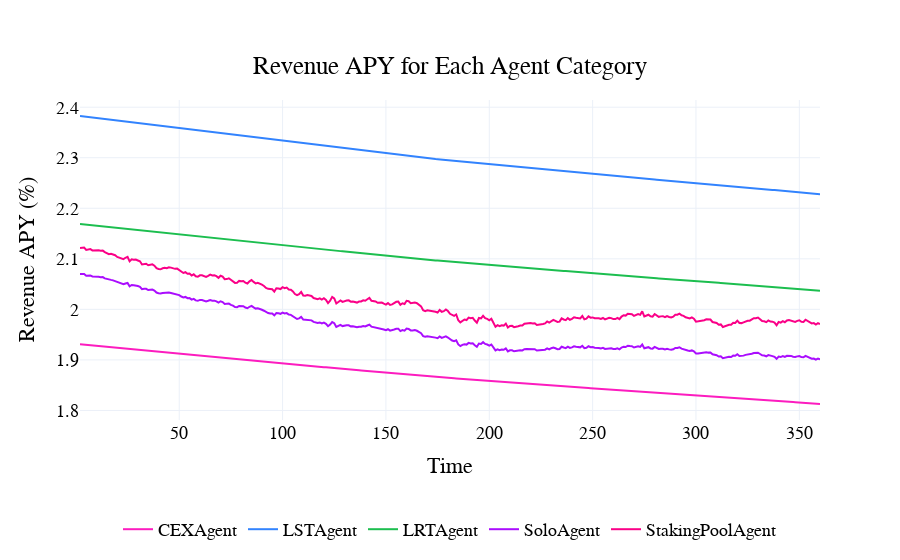

Notebook code cell kept with this figure:
### Code cell
visualizations.plot_revenue_APY_for_agents(df, agents)

### Figure 1 — Plotly figure (JSON) as saved in the notebook; plotly's stock layout.template omitted (floating-point values rounded to 4 significant figures; data arrays with more than 128 entries replaced by an {"elided": "..."} marker saying what was removed)
{"data": [{"line": {"color": "#FC1CBF"}, "name": "CEXAgent", "type": "scatter", "x": {"elided": "359 int values"}, "y": {"elided": "359 float values"}}, {"line": {"color": "#3283FE"}, "name": "LSTAgent", "type": "scatter", "x": {"elided": "359 int values"}, "y": {"elided": "359 float values"}}, {"line": {"color": "#1CBE4F"}, "name": "LRTAgent", "type": "scatter", "x": {"elided": "359 int values"}, "y": {"elided": "359 float values"}}, {"line": {"color": "#AA0DFE"}, "name": "SoloAgent", "type": "scatter", "x": {"elided": "359 int values"}, "y": {"elided": "359 float values"}}, {"line": {"color": "#FA0087"}, "name": "StakingPoolAgent", "type": "scatter", "x": {"elided": "359 int values"}, "y": {"elided": "359 float values"}}], "layout": {"font": {"color": "black", "family": "Arial", "size": 18}, "hovermode": "x unified", "legend": {"font": {"color": "black", "size": 18}, "orientation": "h", "x": 0.5, "xanchor": "center", "y": -0.4, "yanchor": "bottom"}, "paper_bgcolor": "rgba(255, 255, 255, 1)", "plot_bgcolor": "rgba(255, 255, 255, 1)", "title": {"text": "Revenue APY for Each Agent Category", "x": 0.5, "xanchor": "center", "y": 0.9, "yanchor": "top"}, "xaxis": {"title": {"text": "Time"}}, "yaxis": {"title": {"text": "Revenue APY (%)"}}}}
